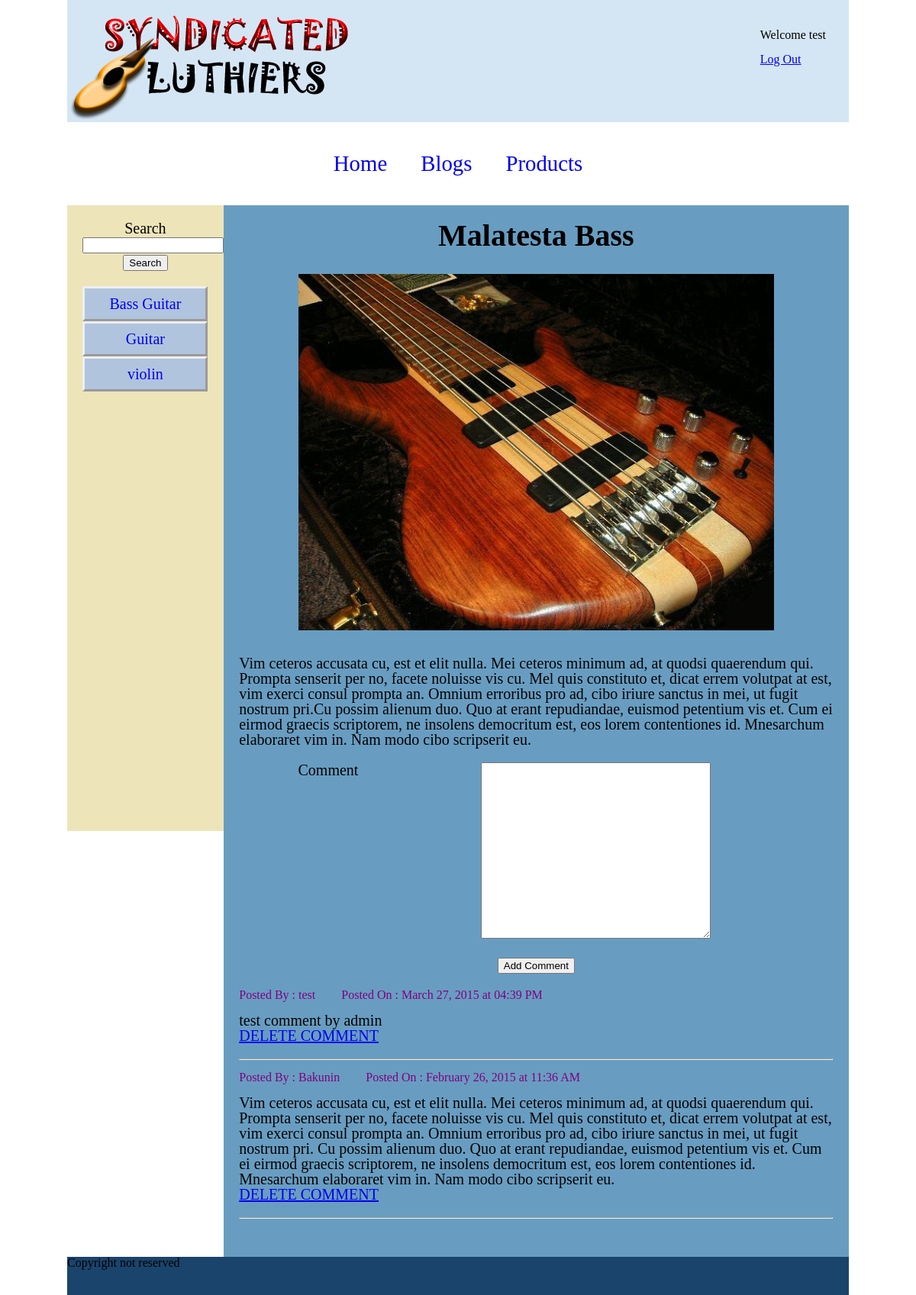
/single_product.php?id=9 (signed in), run on the app's committed database.
### tables this page shows
CREATE TABLE IF NOT EXISTS `categories` (
  `cat_id` smallint(3) NOT NULL,
  `cat_name` varchar(30) NOT NULL
);

CREATE TABLE IF NOT EXISTS `pages` (
  `page_id` int(5) NOT NULL,
  `page_name` varchar(30) NOT NULL,
  `page_desc` varchar(300) NOT NULL,
  `page_content` text NOT NULL,
  `page_type` varchar(20) NOT NULL,
  `home_page` varchar(10) NOT NULL,
  `cat_id` smallint(3) NOT NULL
);

CREATE TABLE IF NOT EXISTS `images` (
  `image_id` int(5) NOT NULL,
  `file_name` varchar(30) NOT NULL,
  `file_size` int(9) NOT NULL,
  `file_type` varchar(30) NOT NULL,
  `page_id` int(5) NOT NULL
);

CREATE TABLE IF NOT EXISTS `comments` (
  `comment_id` int(5) NOT NULL,
  `page_id` int(5) NOT NULL,
  `created` datetime NOT NULL,
  `username` varchar(30) NOT NULL,
  `content` text NOT NULL
);

### includes/models/category.php (called while the page is built, shortened)
<?php
class Category {
	public static function find_all_cat($db) {
		$sql  = "SELECT * ";
		$sql .= "FROM categories ";
		$sql .= "ORDER BY cat_name ASC";
		$category_set = $db->query($sql);
		return $category_set;
	}
}
?>

### includes/models/database.php (called while the page is built, shortened)
<?php
class MySql_database {
	private $mysqli;
	public function open_connection() {
		try {
			@ $this->mysqli = new mysqli(DB_SERVER, DB_USER, DB_PASSWORD, DB_NAME);
		}
		catch ( database_exception $e) {
			echo $e . "<br/>";
			echo $e->clean_up();
		}
	}
	public function query($sql) {
		$result = $this->mysqli->query($sql);
		return $result;
	}
	public function fetch_assoc_array($result_set) {
		return $result_set->fetch_assoc();
	}
}
?>

### includes/models/page.php (called while the page is built, shortened)
<?php
class Page {
	protected $data = array();
	public function __construct($id) {
		$this->page_id = $id;
	}
	public function __set($name, $value)
    {
        $this->data[$name] = $value;
    }
    public function __get($name)
    {
        if (isset($this->data[$name])) {
            return $this->data[$name];
        } else {
            return false;
        }
    }
	public static function get_page($db, $id) {
	    $sql  = "SELECT * ";
		$sql .= "FROM pages ";
		$sql .= "Where page_id = {$id} ";
		$sql .= "LIMIT 1 ";
		try {
			$result = $db->query($sql);
			if (!$result) {
			    throw new database_exception ( 	"Database query failed: " );
			} else {
				return $result->fetch_object('Page', array($id));
			}
		}
		catch ( database_exception $e) {
		    echo $e . "<br/>";
			echo $e->clean_up();
		}
	}
}
?>

### includes/models/image.php (called while the page is built, shortened)
<?php
class Image {
	public static function get_page_image ($db, $page_id ) {
	    $sql  = "SELECT file_name ";
		$sql .= "FROM images ";
		$sql .= "Where page_id = {$page_id} ";
		$image_set = $db->query($sql);
		if($image = $db->fetch_assoc_array($image_set)) {
		    return $image["file_name"];
		}
		else {
		   return false;
		}
	}
}
?>

### includes/models/comment.php (called while the page is built, shortened)
<?php
class Comment {
	public static function find_page_comments($db, $page_id) {
		$sql  = "SELECT * ";
		$sql .= "FROM comments ";
		$sql .= "WHERE page_id = '{$page_id}' ";
		$sql .= "ORDER BY created DESC";
		$page_set = $db->query($sql);
		return $page_set;
	}
}
?>

### includes/functions.php (called while the page is built, shortened)
<?php
	function datetime_to_text($datetime="") {
		$unixdatetime = strtotime($datetime);
		return strftime("%B %d, %Y at %I:%M %p", $unixdatetime);
	}
?>

### includes/comment_form.php (the view, shortened to what this page needs)
<div id="comment_form">
	<?php if (!isset ($_SESSION["user"]) && !isset($_SESSION["admin_user"]) ) { ?>
		  <p> Please <a href="log_in_user.php"> LOG IN </a> to comment </p>
	<?php } else { ?>
		<form action="<?php echo $_SERVER['PHP_SELF'];?>?id=<?php echo $page->page_id; ?>" method="post">
			<div class="form_row clearfix">
				<div class="form_left">
					<label for="comment">Comment</label>
				</div>
				<div class="form_right">
						<textarea  name="comment" rows="15" cols="35"
							 value="" id="comment"/><?php if (isset ($_POST['comment']) && isset ($errors["comment"]) ) { echo $_POST['comment'];} ?></textarea>
				</div>
			</div>
			<input type="submit" name="submit" value="Add Comment" />
		</form>
	<?php } ?>
</div>
<div id="comment_display" >
	<?php
	    $page_comments = Comment::find_page_comments($db, $page->page_id);
	    while ($comment = $db->fetch_assoc_array($page_comments)) {  ?>
		    <div class="single_comment">
				<p class="comment_meta">
					<span class="comment_user">Posted By : <?php echo $comment["username"]; ?></span>
					<span>Posted On : <?php $created_date = datetime_to_text($comment["created"]);
								 echo $created_date; ?></span>
				</p>
				<p><?php echo htmlspecialchars($comment["content"]); ?></p>
				<?php if (isset ($_SESSION["admin_user"])) { ?>
				    <a href="delete_comment.php?comment_id=<?php echo $comment["comment_id"]; ?>&page=<?php echo $_SERVER['PHP_SELF']; ?>&page_id=<?php echo $page->page_id; ?>">DELETE COMMENT</a>
				<?php } ?>
			</div>
			<hr/>
	<?php } ?>
</div>

### single_product.php (shortened to what this page needs)
<?php include("includes/header.php"); ?>
<?php
    $db = new MySql_database();
	$page = Page::get_page($db, $_GET["id"]);
?>
<div id="wrapper">
    <?php include("includes/user_header.php"); ?>
	<div id="content" class="clearfix">
		<?php include("includes/top_nav.php"); ?>
		<?php include("includes/left_column.php"); ?>
		<div id="main_content">
			<h2><?php echo $page->page_name; ?></h2>
			<div id="page_image">
			    <?php if($image_filename = Image::get_page_image($db, $page->page_id)) {?>
			        <img src="uploads/images/<?php echo $image_filename  ?>" alt="home_page_image" />
                <?php }?>
			</div>
			<div id="text_content">
			    <?php echo $page->page_content; ?>
			</div>
			<?php include("includes/comment_form.php"); ?>
		</div>
	</div>
<?php include("includes/footer.php"); ?>

### includes/left_column.php
<div id="left_column">
     <div id="search_box">
	    <form action="search.php" method="POST">
			<p><label for="search">Search </label></p>
			<p><input type="text" name="search_text" id="search_input"></p>
			<p><input type="submit" name="submit" value="Search"></p>
		</form>
	 </div>
	 <div id="left_nav">
		<?php
			$category_set = Category::find_all_cat($db);
			while($category = $db->fetch_assoc_array($category_set)) {
		?>
		<ul>
			<li><a href="product_cat.php?id=<?php echo $category["cat_id"]  ?>"><?php echo $category["cat_name"]  ?></a></li>
		</ul>
		<?php } ?>
	</div>
</div>

### css/main.css (style rules this page uses)
.clearfix:before,.clearfix:after { content:""; display:table; }
.clearfix:after { clear:both; }
#wrapper { width: 1024px; margin: 0 auto; }
#content { min-height: 800px; }
#left_column { float: left; width: 16%; background-color: #EEE4B9; font-size: 20px; padding-left: 2%; padding-right: 2%; padding-top: 2%; min-height: 800px; }
#main_content { float: left; width: 76%; font-size: 20px; background-color: #689DC1; padding-left: 2%; padding-right: 2%; padding-top: 2%; min-height: 800px; }
.form_row { margin-top: 20px; margin-bottom: 20px; }
.form_left { width: 30%; float: left; }
.form_right { width: 60%; float: left; }
#search_box { margin-bottom: 20px; text-align: center; }
#main_content { padding-bottom: 40px; }
#main_content h2 { text-align: center; margin-bottom: 30px; font-size: 2em; font-weight: bold; }
#left_nav ul li { background-color: #B0C4DE; border-style: outset; border-width: 3px; padding: 10px; text-align: center; }
#left_nav ul li a { text-decoration: none; }
#page_image { max-width: 80%; margin: 30px auto; text-align: center; }
#page_image img { max-width: 100%; }
#comment_form { margin-top: 20px; text-align: center; }
#comment_display { margin-top: 20px; }
.single_comment { margin-bottom: 20px; }
.comment_meta { margin-top: 15px; margin-bottom: 15px; font-size : 0.8em; color: purple; }
.comment_user { padding-right: 30px; }

### data on the page
categories: cat_name "Bass Guitar"
categories: cat_name "Guitar"
categories: cat_name "violin"
pages: page_name "Malatesta Bass", page_id.file_name (picture), page_content "Vim ceteros accusata cu, est et elit nulla. Mei ceteros minimum ad, at quodsi quaerendum qui. Prompta senserit per no, facete noluisse vis cu. Mel quis constituto et, dicat errem volutpat at est, vim exerci consul prompta an. Omnium erroribus pro ad, cibo iriure sanctus in mei, ut fugit nostrum pri.Cu possim alienum duo. Quo at erant repudiandae, euismod petentium vis et. Cum ei eirmod graecis scriptorem, ne insolens democritum est, eos lorem contentiones id. Mnesarchum elaboraret vim in. Nam modo cibo scripserit eu."
comments: username "test", created "March 27, 2015 at 04:39 PM", content "test comment by admin"
comments: username "Bakunin", created "February 26, 2015 at 11:36 AM", content "Vim ceteros accusata cu, est et elit nulla. Mei ceteros minimum ad, at quodsi quaerendum qui. Prompta senserit per no, facete noluisse vis cu. Mel quis constituto et, dicat errem volutpat at est, vim exerci consul prompta an. Omnium erroribus pro ad, cibo iriure sanctus in mei, ut fugit nostrum pri. Cu possim alienum duo. Quo at erant repudiandae, euismod petentium vis et. Cum ei eirmod graecis scriptorem, ne insolens democritum est, eos lorem contentiones id. Mnesarchum elaboraret vim in. Nam modo cibo scripserit eu."

### other printed values
$_SESSION['admin_user'] "test"
